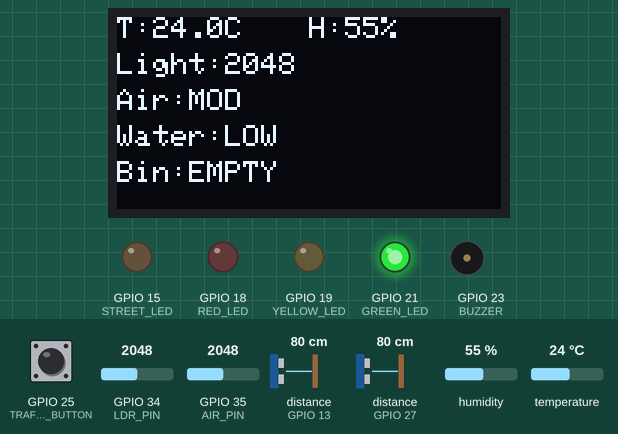
Simulated run of this sketch. Board: ESP32. Shown: 128×64 one-colour display, output pins drawn as LEDs (lit = HIGH), buzzer (waves = sounding). Wiring (inferred from the names in the program): 2 × ultrasonic range finder: trigger GPIO 12, echo GPIO 13 / trigger GPIO 14, echo GPIO 27. Inputs (shaded band) come from the test bench; at power-on: distance to the obstacle (sensors on GPIO 13, GPIO 27) 80 cm, GPIO 34 (LDR_PIN) = 2048, GPIO 35 (AIR_PIN) = 2048, GPIO 25 (TRAFFIC_BUTTON) HIGH, humidity 55 %, temperature 24 °C. The echo pulse lasts 58.3 µs per cm; pins used as bus, display or sensor lines are not drawn; what the sketch prints to the serial monitor is not drawn.

Above: at 1.3 s.
1.4 s: distance to the obstacle (sensor on GPIO 13) set to 12 cm
At 2.5 s:
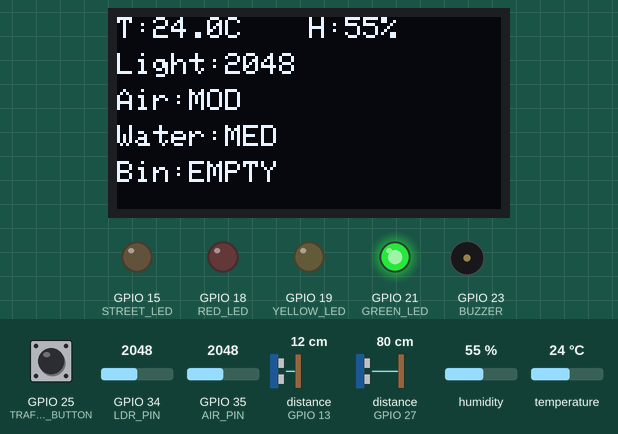
3.2 s: distance to the obstacle (sensor on GPIO 13) set to 9 cm
At 3.8 s:
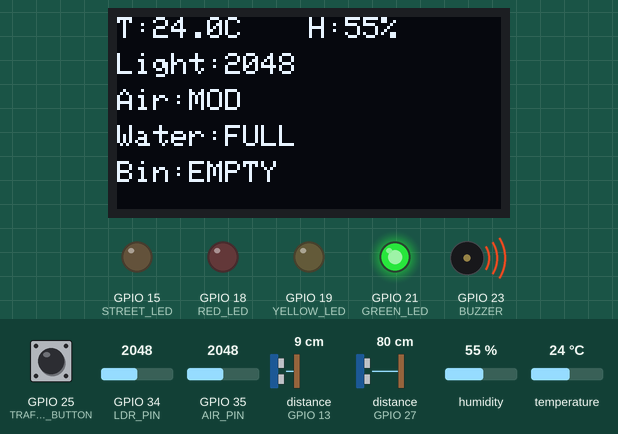
4.8 s: distance to the obstacle (sensor on GPIO 27) set to 29 cm
6.3 s: distance to the obstacle (sensor on GPIO 27) set to 23 cm
At 7.2 s:
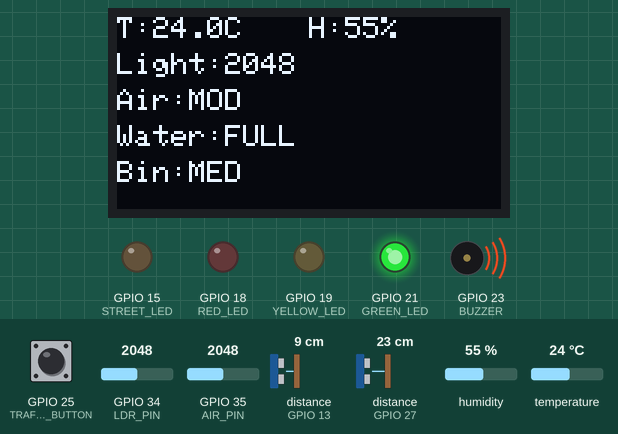
8.1 s: GPIO 34 (LDR_PIN) set to 1956
At 9.1 s:
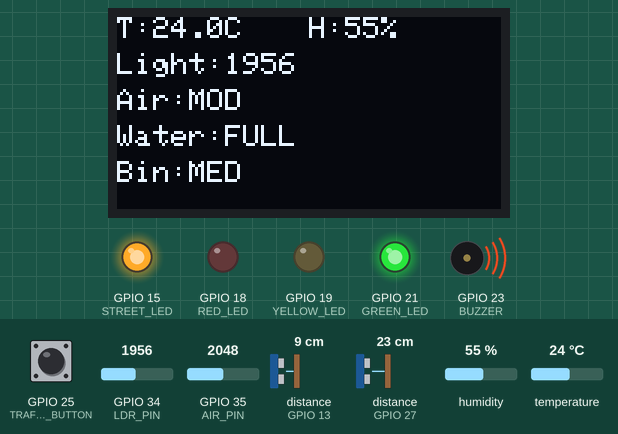
9.7 s: GPIO 35 (AIR_PIN) set to 2866
At 11.3 s:
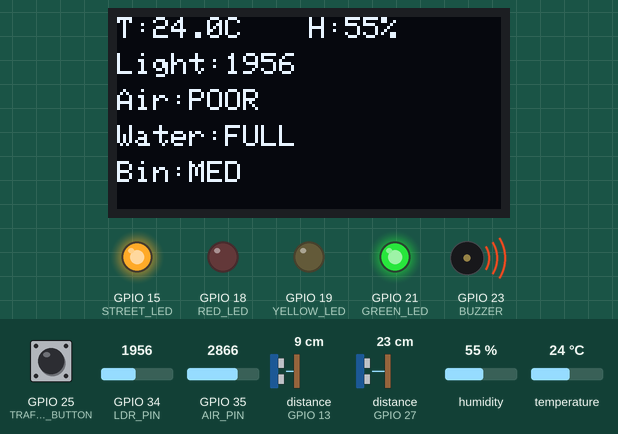
Timing chart, 0 to 12.3 s (numbered marks = the images above; inputs shaded):
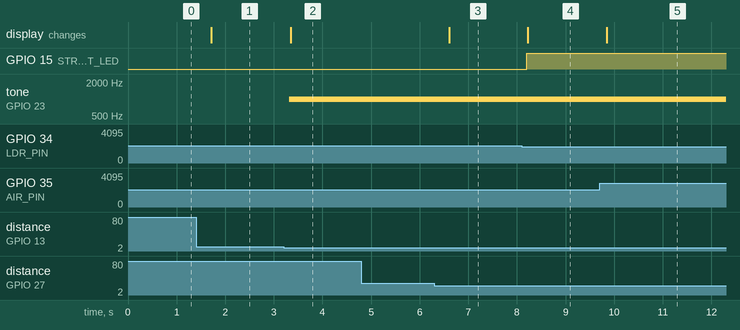

Measured:
- the behaviour switches between 11 and 10 cm on distance to the obstacle (sensor on GPIO 13) (found by bisection; images 1 and 2)
- the behaviour switches between 26 and 25 cm on distance to the obstacle (sensor on GPIO 27) (found by bisection; images 2 and 3)
- the behaviour switches between 2000 and 1999 on GPIO 34 (LDR_PIN) (found by bisection; images 3 and 4)
- after the input at 1.4 s, the display: changes after 0.31 s (image 1)
- after the input at 3.2 s, tone on GPIO 23 (BUZZER): silent → 1000 Hz after 0.12 s; the display: changes after 0.15 s (image 2)
- after the input at 4.8 s, every drawn part: stays the same
- after the input at 6.3 s, the display: changes after 0.30 s (image 3)
- after the input at 8.1 s, GPIO 15 (STREET_LED): LOW → HIGH after 0.10 s; the display: changes after 0.12 s (image 4)
- after the input at 9.7 s, the display: changes after 0.15 s (image 5)

The sketch:

sketch.ino
```cpp
#include <Wire.h>
#include <Adafruit_GFX.h>
#include <Adafruit_SSD1306.h>
#include <DHT.h>

// ---------- OLED ----------
#define SCREEN_WIDTH 128
#define SCREEN_HEIGHT 64
Adafruit_SSD1306 display(SCREEN_WIDTH, SCREEN_HEIGHT, &Wire, -1);

#define SDA_PIN 32
#define SCL_PIN 33

// ---------- DHT22 ----------
#define DHTPIN 4
#define DHTTYPE DHT22
DHT dht(DHTPIN, DHTTYPE);

// ---------- LDR ----------
#define LDR_PIN 34

// ---------- Traffic LEDs ----------
#define RED_LED 18
#define YELLOW_LED 19
#define GREEN_LED 21

// ---------- Street Light ----------
#define STREET_LED 15

// ---------- Traffic Button ----------
#define TRAFFIC_BUTTON 25

// ---------- Water Tank Ultrasonic ----------
#define WATER_TRIG 12
#define WATER_ECHO 13

// ---------- Dustbin Ultrasonic ----------
#define BIN_TRIG 14
#define BIN_ECHO 27

// ---------- Air Quality (Potentiometer) ----------
#define AIR_PIN 35

// ---------- Buzzer ----------
#define BUZZER 23

long getDistance(int trigPin, int echoPin) {
  digitalWrite(trigPin, LOW);
  delayMicroseconds(2);

  digitalWrite(trigPin, HIGH);
  delayMicroseconds(10);

  digitalWrite(trigPin, LOW);

  long duration = pulseIn(echoPin, HIGH, 30000);
  long distance = duration * 0.034 / 2;

  if (distance == 0) return 999;
  return distance;
}

void setup() {
  Serial.begin(115200);

  Wire.begin(SDA_PIN, SCL_PIN);

  if (!display.begin(SSD1306_SWITCHCAPVCC, 0x3C)) {
    Serial.println("OLED Failed");
    while (1);
  }

  dht.begin();

  pinMode(RED_LED, OUTPUT);
  pinMode(YELLOW_LED, OUTPUT);
  pinMode(GREEN_LED, OUTPUT);
  pinMode(STREET_LED, OUTPUT);

  pinMode(TRAFFIC_BUTTON, INPUT_PULLUP);

  pinMode(WATER_TRIG, OUTPUT);
  pinMode(WATER_ECHO, INPUT);

  pinMode(BIN_TRIG, OUTPUT);
  pinMode(BIN_ECHO, INPUT);

  pinMode(BUZZER, OUTPUT);

  // Initial Traffic State
  digitalWrite(GREEN_LED, HIGH);
}

void loop() {

  // ---------- Read Sensors ----------
  float temp = dht.readTemperature();
  float hum = dht.readHumidity();

  int lightLevel = analogRead(LDR_PIN);
  int airQuality = analogRead(AIR_PIN);

  long waterDistance = getDistance(WATER_TRIG, WATER_ECHO);
  long binDistance = getDistance(BIN_TRIG, BIN_ECHO);

  bool trafficRequest = !digitalRead(TRAFFIC_BUTTON);

  // ---------- Smart Street Light ----------
  if (lightLevel < 2000) {
    digitalWrite(STREET_LED, HIGH);
  } else {
    digitalWrite(STREET_LED, LOW);
  }

  // ---------- Traffic Signal ----------
  // Normal State
  digitalWrite(GREEN_LED, HIGH);
  digitalWrite(YELLOW_LED, LOW);
  digitalWrite(RED_LED, LOW);

  // Vehicle Detected
  if (trafficRequest) {

    // Green -> Red
    digitalWrite(GREEN_LED, LOW);
    digitalWrite(RED_LED, HIGH);
    delay(5000);

    // Red -> Yellow
    digitalWrite(RED_LED, LOW);
    digitalWrite(YELLOW_LED, HIGH);
    delay(2000);

    // Back to Green
    digitalWrite(YELLOW_LED, LOW);
    digitalWrite(GREEN_LED, HIGH);
  }

  // ---------- Emergency Alerts ----------
  if (airQuality > 3500 ||
      binDistance < 10 ||
      waterDistance < 10) {

    tone(BUZZER, 1000);

  } else {

    noTone(BUZZER);
  }

  // ---------- OLED Display ----------
  display.clearDisplay();
  display.setTextSize(1);
  display.setTextColor(SSD1306_WHITE);

  display.setCursor(0, 0);
  display.print("T:");
  display.print(temp, 1);
  display.print("C");

  display.setCursor(64, 0);
  display.print("H:");
  display.print(hum, 0);
  display.print("%");

  display.setCursor(0, 12);
  display.print("Light:");
  display.print(lightLevel);

  display.setCursor(0, 24);

  if (airQuality < 1000)
    display.print("Air:GOOD");
  else if (airQuality < 2500)
    display.print("Air:MOD");
  else if (airQuality < 3500)
    display.print("Air:POOR");
  else
    display.print("Air:BAD");

  display.setCursor(0, 36);

  if (waterDistance < 10)
    display.print("Water:FULL");
  else if (waterDistance < 30)
    display.print("Water:MED");
  else
    display.print("Water:LOW");

  display.setCursor(0, 48);

  if (binDistance < 10)
    display.print("Bin:FULL");
  else if (binDistance < 25)
    display.print("Bin:MED");
  else
    display.print("Bin:EMPTY");

  display.display();

  // ---------- Serial Monitor ----------
  Serial.println("===== SMART CITY MANAGEMENT =====");
  Serial.print("Temperature: ");
  Serial.print(temp);
  Serial.println(" C");

  Serial.print("Humidity: ");
  Serial.print(hum);
  Serial.println(" %");

  Serial.print("Light Level: ");
  Serial.println(lightLevel);

  Serial.print("Air Quality: ");
  Serial.println(airQuality);

  Serial.print("Water Distance: ");
  Serial.print(waterDistance);
  Serial.println(" cm");

  Serial.print("Dustbin Distance: ");
  Serial.print(binDistance);
  Serial.println(" cm");

  Serial.println("--------------------------------");

  delay(500);
}
```
